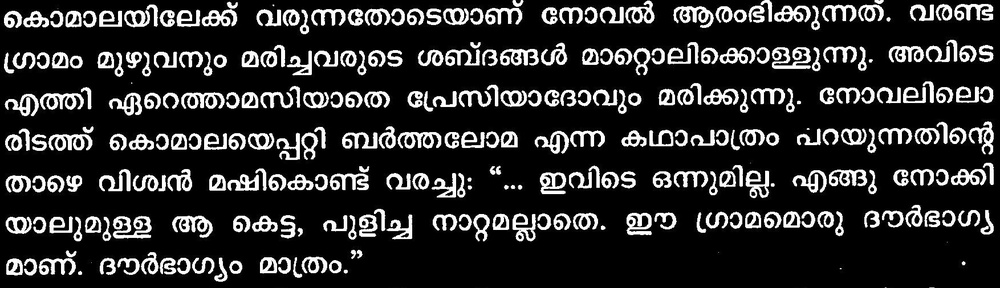
#> input picture 103.195373498.jpg, 1000 x 288 px, shrunk from 1754 x 506 before the run; its folder holds 4 pictures in this run
$ python skew_detect.py --batch 0.714304577465.jpg --display out.png --input 103.195373498.jpg --output out.png   (older library calls are emulated)
#> lines starting #> are read from the running program, lines starting #| are printed output that depends on the picture; after the words box and inside, x2 and y2 are one past the last pixel; in counts of white or black regions, pixels touching at a corner belong together
""" Calculates skew angle """
import os
import imghdr
import optparse

import numpy as np
import matplotlib.pyplot as plt
from skimage import io
from skimage.feature import canny
from skimage.color import rgb2gray
from skimage.transform import hough_line, hough_line_peaks


class SkewDetect:

    piby4 = np.pi / 4

    def __init__(
        self,
        input_file=None,
        batch_path=None,
        output_file=None,
        sigma=3.0,
        display_output=None,
        num_peaks=20,
        plot_hough=None
    ):

        self.sigma = sigma
        self.input_file = input_file
        self.batch_path = batch_path
        self.output_file = output_file
        self.display_output = display_output
        self.num_peaks = num_peaks
        self.plot_hough = plot_hough

    def write_to_file(self, wfile, data):

        for d in data:
            wfile.write(d + ': ' + str(data[d]) + '\n')
        wfile.write('\n')

    def get_max_freq_elem(self, arr):

        max_arr = []
        freqs = {}
        for i in arr:
            if i in freqs:
                freqs[i] += 1
            else:
                freqs[i] = 1

        sorted_keys = sorted(freqs, key=freqs.get, reverse=True)
        max_freq = freqs[sorted_keys[0]]

        for k in sorted_keys:
            if freqs[k] == max_freq:
                max_arr.append(k)

        return max_arr

    # [8 lines left out: function display_hough, not called in this run]

    def compare_sum(self, value):
        if value >= 44 and value <= 46:
            return True
        else:
            return False

    # [4 lines left out: function display, not called in this run]

    def calculate_deviation(self, angle):

        angle_in_degrees = np.abs(angle)
        deviation = np.abs(SkewDetect.piby4 - angle_in_degrees)

        return deviation

    def run(self):

        if self.display_output:
            if self.display_output.lower() == 'yes':
                self.display_output = True
            else:
                self.display_output = False

        if self.plot_hough:
            if self.plot_hough.lower() == 'yes':
                self.plot_hough = True
            else:
                self.plot_hough = False

        if self.input_file is None:
            if self.batch_path:
                self.batch_process()
            else:
                print ("Invalid input, nothing to process.")
        else:
            self.process_single_file()

    def check_path(self, path):

        if os.path.isabs(path):
            full_path = path
        else:
            full_path = os.getcwd() + '/' + str(path)
        return full_path

    def process_single_file(self):

        file_path = self.check_path(self.input_file)
        res = self.determine_skew(file_path)

        if self.output_file:
            output_path = self.check_path(self.output_file)
            wfile = open(output_path, 'w')
            self.write_to_file(wfile, res)
            wfile.close()

        return res

    # [24 lines left out: function batch_process, not called in this run]

    def determine_skew(self, img_file):

#> called with img_file = '103.195373498.jpg'
        img = io.imread(img_file, as_grey=True)
#> img is the input picture: shape (288, 1000); min 0, max 255, mean 43.6
        edges = canny(img, sigma=self.sigma)
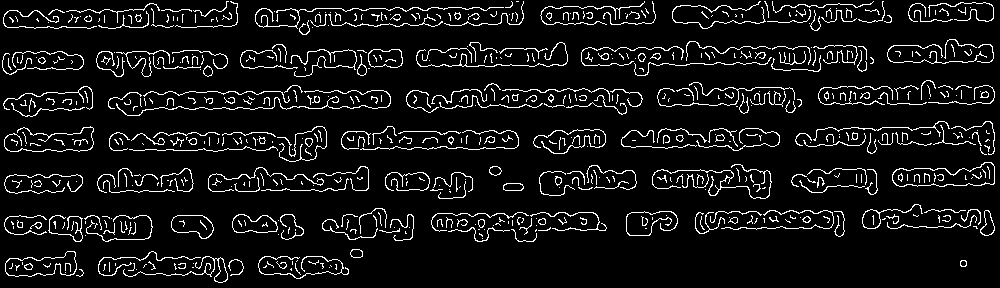
#> edges: shape (288, 1000) bool; 7.8% white in thin lines or dots
        h, a, d = hough_line(edges)
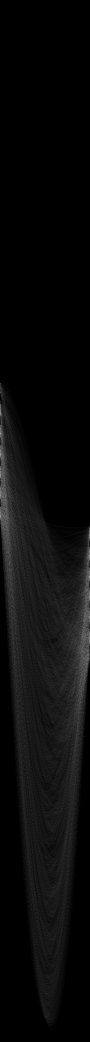
#> h: shape (2083, 180) uint64 (shown at 1/2 size); min 0, max 203, mean 10.8
#> a = 180 values from -1.57 to 1.55; d = 2083 values from -1041 to 1041
        _, ap, _ = hough_line_peaks(h, a, d, num_peaks=self.num_peaks)
#> ap = 20 values, max 1.55 at index 2, min -1.57 at index 0, mean -0.47

        if len(ap) == 0:
            return {"Image File": img_file, "Message": "Bad Quality"}

        absolute_deviations = [self.calculate_deviation(k) for k in ap]
#> absolute_deviations = [0.785, 0.785, 0.768, 0.785, 0.785, 0.785, 0.785, 0.785, 0.785, 0.785, 0.733, 0.576, 0.716, 0.541, 0.524, 0.506, 0.593, 0.593, 0.471, 0.471]
        average_deviation = np.mean(np.rad2deg(absolute_deviations))
#> average_deviation = 38.85
        ap_deg = [np.rad2deg(x) for x in ap]
#> ap_deg = [-90, -90, 89, -90, -90, -90, -90, -90, -90, -90, 87, -78, 86, -76, 75, 74, 79, 79, -72, -72]

        bin_0_45 = []
        bin_45_90 = []
        bin_0_45n = []
        bin_45_90n = []

        for ang in ap_deg:

            deviation_sum = int(90 - ang + average_deviation)
            if self.compare_sum(deviation_sum):
                bin_45_90.append(ang)
                continue

            deviation_sum = int(ang + average_deviation)
            if self.compare_sum(deviation_sum):
                bin_0_45.append(ang)
                continue

            deviation_sum = int(-ang + average_deviation)
            if self.compare_sum(deviation_sum):
                bin_0_45n.append(ang)
                continue

            deviation_sum = int(90 + ang + average_deviation)
            if self.compare_sum(deviation_sum):
                bin_45_90n.append(ang)
#> this loop made 20 passes
#> ang on passes 1 to 8: -90, -90, 89, -90, -90, -90, -90, -90
#> after the loop, bin_0_45 = []; bin_0_45n = []; bin_45_90 = []; bin_45_90n = []

        angles = [bin_0_45, bin_45_90, bin_0_45n, bin_45_90n]
#> angles = [[], [], [], []]
        lmax = 0

        for j in range(len(angles)):
            l = len(angles[j])
            if l > lmax:
                lmax = l
                maxi = j
#> this loop made 4 passes
#> after the loop, lmax = 0

        if lmax:
            ans_arr = self.get_max_freq_elem(angles[maxi])
            ans_res = np.mean(ans_arr)

        else:
            ans_arr = self.get_max_freq_elem(ap_deg)
#> the loop in get_max_freq_elem, `for i in arr:` made 20 passes
#> i on passes 1 to 8: -90, -90, 89, -90, -90, -90, -90, -90
#> after the loop in get_max_freq_elem, `for i in arr:`: freqs = 10 items
#> in get_max_freq_elem, `sorted_keys = sorted(freqs, key=freqs.get, reverse=True)`: sorted_keys = [-90, 79, -72, 89, 87, -78, 86, -76, 75, 74]
#> in get_max_freq_elem, `max_freq = freqs[sorted_keys[0]]`: max_freq = 9
#> the loop in get_max_freq_elem, `for k in sorted_keys:` made 10 passes
#> k on passes 1 to 8: -90, 79, -72, 89, 87, -78, 86, -76
#> after the loop in get_max_freq_elem, `for k in sorted_keys:`: max_arr = [-90]
#> ans_arr = [-90]
            ans_res = np.mean(ans_arr)
#> ans_res = -90

        data = {
            "Image File": img_file,
            "Average Deviation from pi/4": average_deviation,
            "Estimated Angle": ans_res,
            "Angle bins": angles}

        if self.display_output:
            self.display(data)

        if self.plot_hough:
            self.display_hough(h, a, d)
        return data

if __name__ == '__main__':

    parser = optparse.OptionParser()

    parser.add_option(
        '-b', '--batch',
        default=None,
        dest='batch_path',
        help='Path for batch processing')
    parser.add_option(
        '-d', '--display',
        default=None,
        dest='display_output',
        help='Display logs')
    parser.add_option(
        '-i', '--input',
        default=None,
        dest='input_file',
        help='Input file name')
    parser.add_option(
        '-n', '--num',
        default=20,
        dest='num_peaks',
        help='Number of Hough Transform peaks',
        type=int)
    parser.add_option(
        '-o', '--output',
        default=None,
        dest='output_file',
        help='Output file name')
    parser.add_option(
        '-p', '--plot',
        default=None,
        dest='plot_hough',
        help='Plot the Hough Transform')
    parser.add_option(
        '-s', '--sigma',
        default=3.0,
        dest='sigma',
        help='Sigma for Canny Edge Detection',
        type=float)
    options, args = parser.parse_args()
    skew_obj = SkewDetect(
        options.input_file,
        options.batch_path,
        options.output_file,
        options.sigma,
        options.display_output,
        options.num_peaks,
        options.plot_hough)
    skew_obj.run()
#> in process_single_file, `res = self.determine_skew(file_path)`: res = 4 items
#> the loop in write_to_file, `for d in data:` made 4 passes
#> d on passes 1 to 4: 'Image File', 'Average Deviation from pi/4', 'Estimated Angle', 'Angle bins'

$ run again, on 12.4521126761.jpg
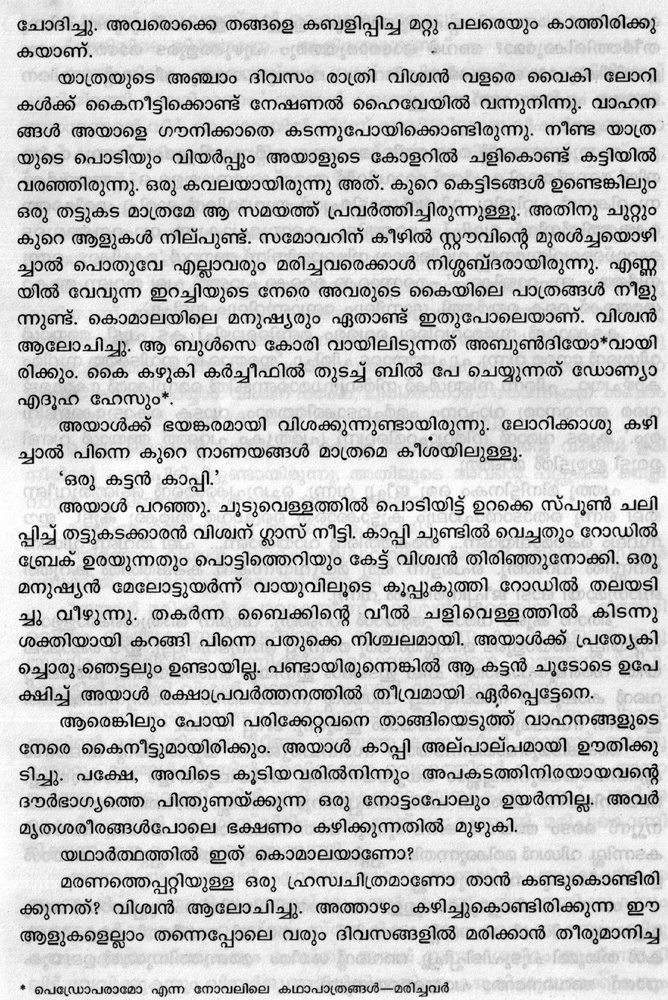
#> input picture 12.4521126761.jpg, 668 x 1000 px, shrunk from 1814 x 2716 before the run
#> in determine_skew, img is the input picture: shape (1000, 668); min 0, max 255, mean 195.3
#> in determine_skew, `edges = canny(img, sigma=self.sigma)`:
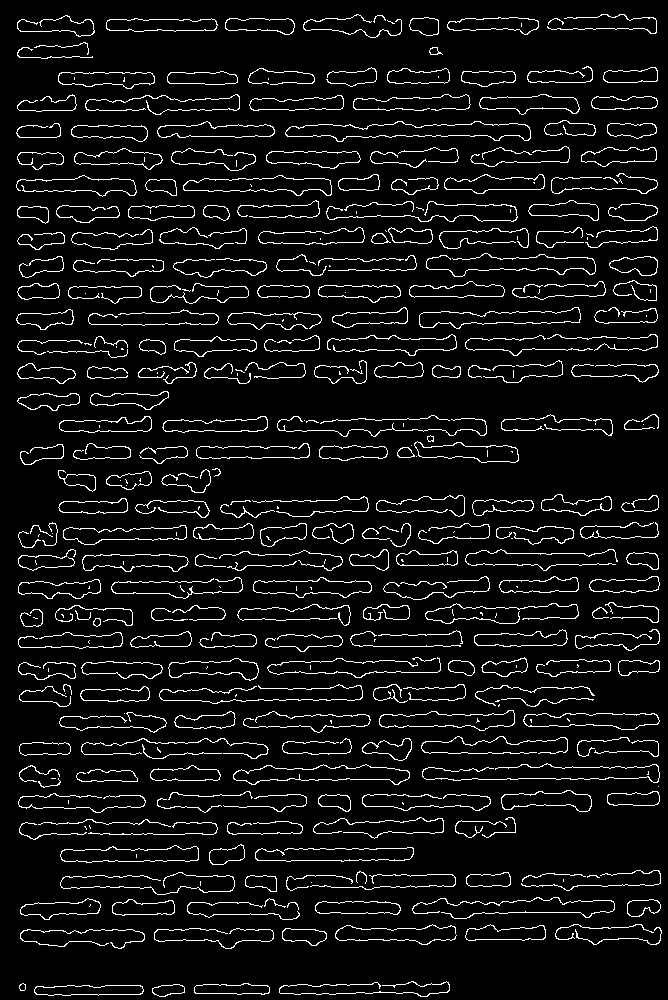
#> edges: shape (1000, 668) bool; 7% white in thin lines or dots
#> in determine_skew, `h, a, d = hough_line(edges)`:
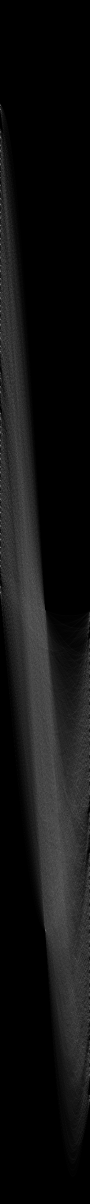
#> h: shape (2407, 180) uint64 (shown at 1/2 size); min 0, max 268, mean 19.3; drawn with min black and max white
#> in determine_skew, `h, a, d = hough_line(edges)`: a = 180 values from -1.57 to 1.55; d = 2407 values from -1203 to 1203
#> ap = 20 values from -1.57 to -1.57
#> absolute_deviations = [0.785, 0.785, 0.785, 0.785, 0.785, 0.785, 0.785, 0.785, 0.785, 0.785, 0.785, 0.785, 0.785, 0.785, 0.785, 0.785, 0.785, 0.785, 0.785, 0.785]
#> average_deviation = 45
#> ap_deg = [-90, -90, -90, -90, -90, -90, -90, -90, -90, -90, -90, -90, -90, -90, -90, -90, -90, -90, -90, -90]
#> the loop in determine_skew, `for ang in ap_deg: ` made 20 passes
#> after the loop in determine_skew, `for ang in ap_deg:`: bin_0_45 = []; bin_45_90n has the same summary as ap_deg
#> angles = [[], [], [], [-90, -90, -90, -90, -90, -90, -90, -90, -90, -90, -90, -90, -90, -90, -90, -90, -90, -90, -90, -90]]
#> the loop in determine_skew, `for j in range(len(angles)):` made 4 passes
#> (l, lmax, maxi) on pass 4: (20, 20, 3)
#> after the loop in determine_skew, `for j in range(len(angles)):`: lmax = 20; maxi = 3
#> the loop in get_max_freq_elem, `for i in arr:` made 20 passes
#> after the loop in get_max_freq_elem, `for i in arr:`: freqs = {-90: 20}
#> sorted_keys = [-90]
#> max_freq = 20
#> the loop in get_max_freq_elem, `for k in sorted_keys:` made 1 pass
#> after the loop in get_max_freq_elem, `for k in sorted_keys:`: max_arr = [-90]
#> ans_res = -90
#> res = 4 items
#> the loop in write_to_file, `for d in data:` made 4 passes
#> d on passes 1 to 4: 'Image File', 'Average Deviation from pi/4', 'Estimated Angle', 'Angle bins'

$ run again, on 155.609198944.jpg
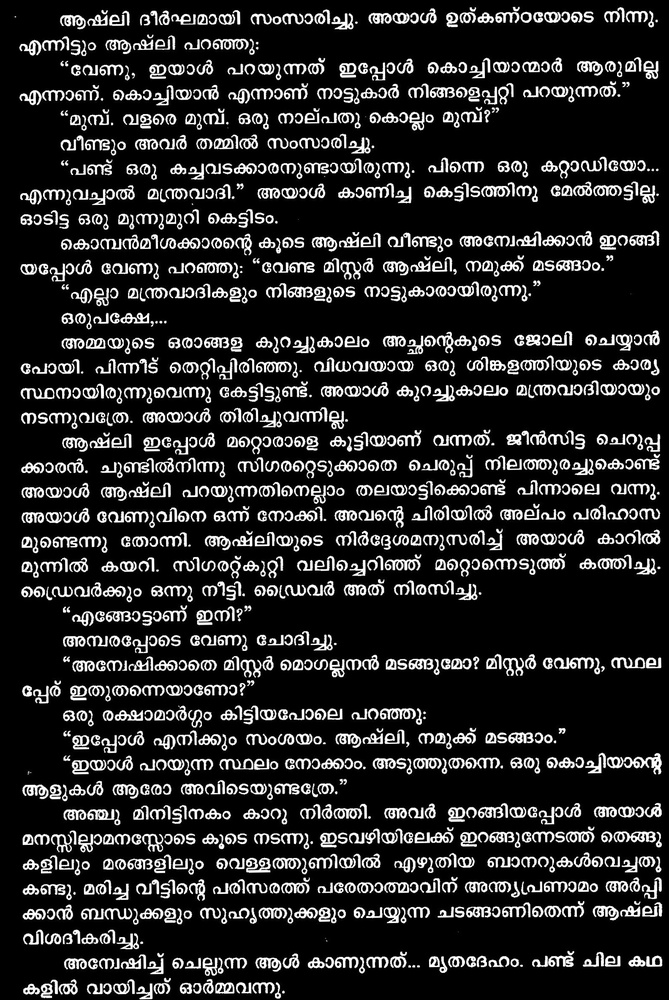
#> input picture 155.609198944.jpg, 669 x 1000 px, shrunk from 1584 x 2366 before the run
#> in determine_skew, img is the input picture: shape (1000, 669); min 0, max 255, mean 39.6
#> in determine_skew, `edges = canny(img, sigma=self.sigma)`:
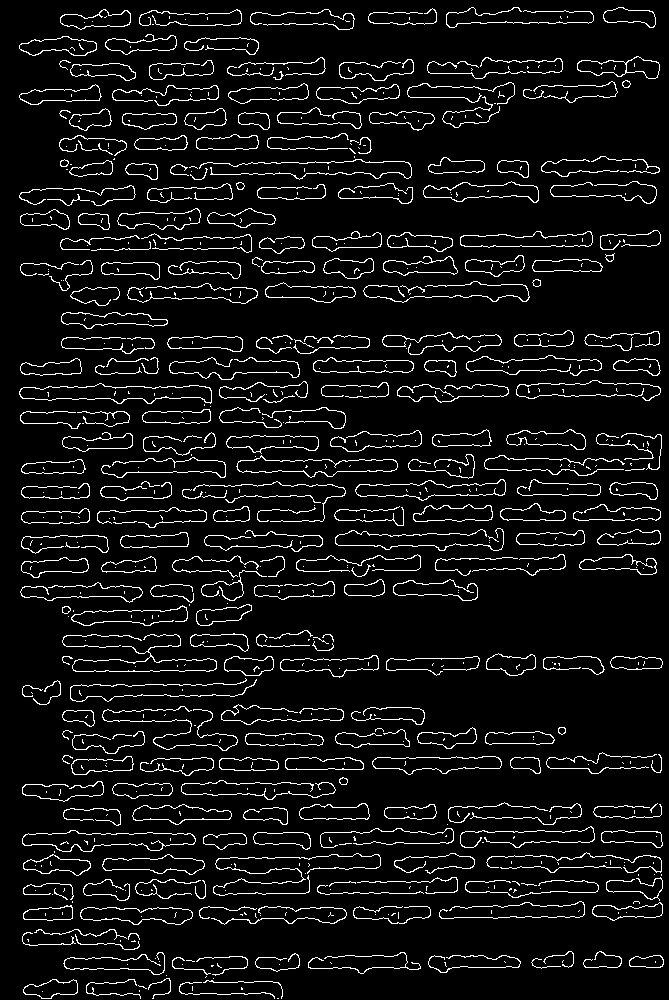
#> edges: shape (1000, 669) bool; 6.9% white in thin lines or dots
#> in determine_skew, `h, a, d = hough_line(edges)`:
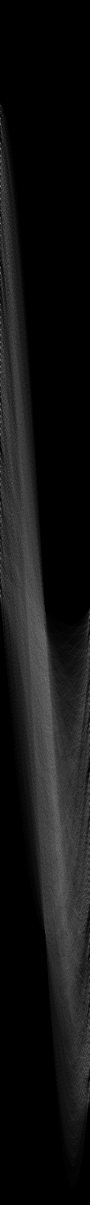
#> h: shape (2409, 180) uint64 (shown at 1/2 size); min 0, max 195, mean 19.3
#> in determine_skew, `h, a, d = hough_line(edges)`: a = 180 values from -1.57 to 1.55; d = 2409 values from -1204 to 1204
#> ap = 20 values from -1.57 to -1.57
#> absolute_deviations = [0.785, 0.785, 0.785, 0.785, 0.785, 0.785, 0.785, 0.785, 0.785, 0.785, 0.785, 0.785, 0.785, 0.785, 0.785, 0.785, 0.785, 0.785, 0.785, 0.785]
#> average_deviation = 45
#> ap_deg = [-90, -90, -90, -90, -90, -90, -90, -90, -90, -90, -90, -90, -90, -90, -90, -90, -90, -90, -90, -90]
#> the loop in determine_skew, `for ang in ap_deg: ` made 20 passes
#> after the loop in determine_skew, `for ang in ap_deg:`: bin_0_45 = []; bin_45_90n has the same summary as ap_deg
#> angles = [[], [], [], [-90, -90, -90, -90, -90, -90, -90, -90, -90, -90, -90, -90, -90, -90, -90, -90, -90, -90, -90, -90]]
#> the loop in determine_skew, `for j in range(len(angles)):` made 4 passes
#> (l, lmax, maxi) on pass 4: (20, 20, 3)
#> after the loop in determine_skew, `for j in range(len(angles)):`: lmax = 20; maxi = 3
#> the loop in get_max_freq_elem, `for i in arr:` made 20 passes
#> after the loop in get_max_freq_elem, `for i in arr:`: freqs = {-90: 20}
#> sorted_keys = [-90]
#> max_freq = 20
#> the loop in get_max_freq_elem, `for k in sorted_keys:` made 1 pass
#> after the loop in get_max_freq_elem, `for k in sorted_keys:`: max_arr = [-90]
#> ans_res = -90
#> res = 4 items
#> the loop in write_to_file, `for d in data:` made 4 passes
#> d on passes 1 to 4: 'Image File', 'Average Deviation from pi/4', 'Estimated Angle', 'Angle bins'

$ run again, on 1595.28218204.jpg
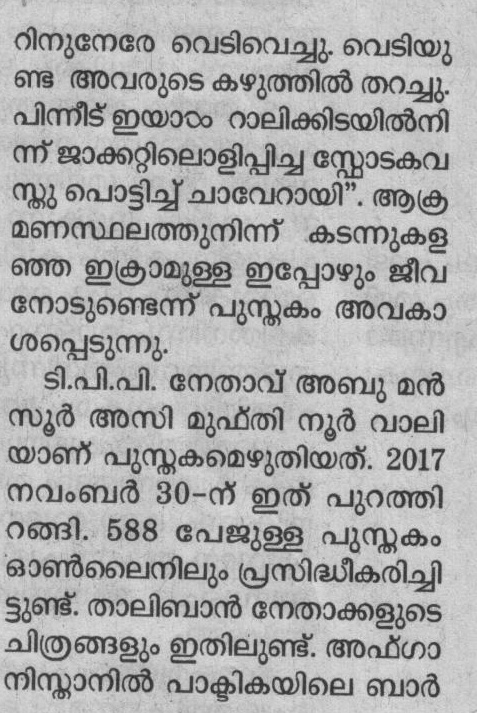
#> input picture 1595.28218204.jpg, 477 x 713 px
#> in determine_skew, img is the input picture: shape (713, 477); min 31, max 229, mean 170.5
#> in determine_skew, `edges = canny(img, sigma=self.sigma)`:
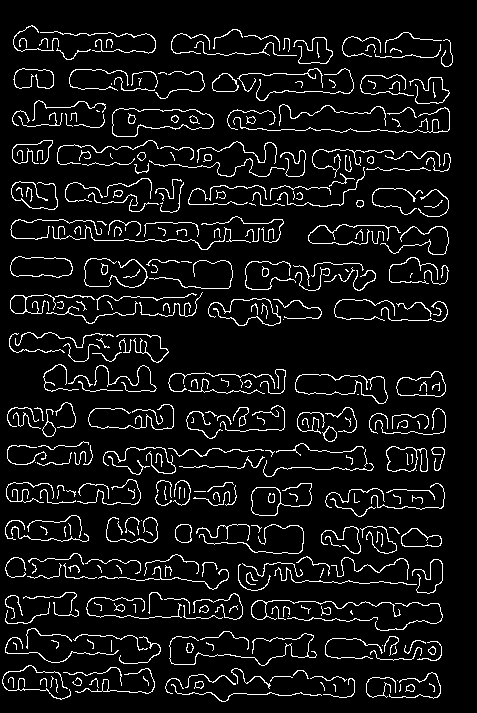
#> edges: shape (713, 477) bool; 7.5% white in thin lines or dots, all inside (x1, y1, x2, y2) = (2, 25, 453, 702)
#> in determine_skew, `h, a, d = hough_line(edges)`:
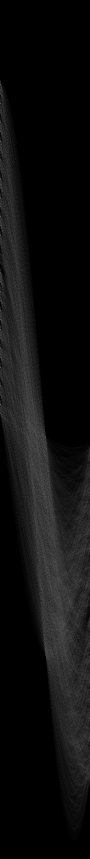
#> h: shape (1717, 180) uint64 (shown at 1/2 size); min 0, max 161, mean 14.9
#> in determine_skew, `h, a, d = hough_line(edges)`: a = 180 values from -1.57 to 1.55; d = 1717 values from -858 to 858
#> ap = 20 values from -1.55 to -1.55
#> absolute_deviations = [0.768, 0.768, 0.768, 0.768, 0.768, 0.768, 0.768, 0.768, 0.768, 0.768, 0.768, 0.768, 0.768, 0.768, 0.768, 0.768, 0.768, 0.768, 0.768, 0.768]
#> average_deviation = 44
#> ap_deg = [-89, -89, -89, -89, -89, -89, -89, -89, -89, -89, -89, -89, -89, -89, -89, -89, -89, -89, -89, -89]
#> the loop in determine_skew, `for ang in ap_deg: ` made 20 passes
#> after the loop in determine_skew, `for ang in ap_deg:`: bin_0_45 = []; bin_45_90n has the same summary as ap_deg
#> angles = [[], [], [], [-89, -89, -89, -89, -89, -89, -89, -89, -89, -89, -89, -89, -89, -89, -89, -89, -89, -89, -89, -89]]
#> the loop in determine_skew, `for j in range(len(angles)):` made 4 passes
#> (l, lmax, maxi) on pass 4: (20, 20, 3)
#> after the loop in determine_skew, `for j in range(len(angles)):`: lmax = 20; maxi = 3
#> the loop in get_max_freq_elem, `for i in arr:` made 20 passes
#> after the loop in get_max_freq_elem, `for i in arr:`: freqs = {-89: 20}
#> sorted_keys = [-89]
#> max_freq = 20
#> the loop in get_max_freq_elem, `for k in sorted_keys:` made 1 pass
#> after the loop in get_max_freq_elem, `for k in sorted_keys:`: max_arr = [-89]
#> ans_res = -89
#> res = 4 items
#> the loop in write_to_file, `for d in data:` made 4 passes
#> d on passes 1 to 4: 'Image File', 'Average Deviation from pi/4', 'Estimated Angle', 'Angle bins'
